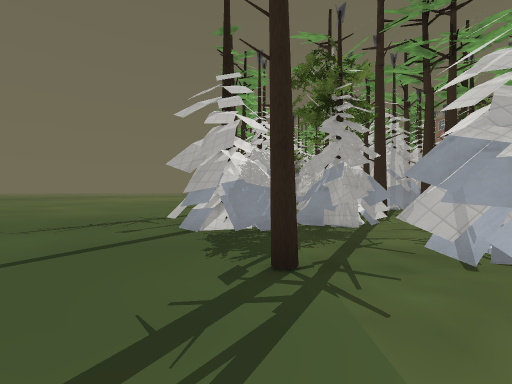
[1] (above)

16 first-person views from a walk through a Godot game level. The camera is 1.3 m above the floor, looks level and sees 90° across. Doors that lead somewhere are drawn open, without their leaves. The floor is counted in squares, 2 m on a side. Each view is taken from the middle of a square. On the plan, view 1 faces up. The plan holds only what a view shows up to about 9 squares ahead; the rest is blank. The place goes on beyond the plan. Some surface patterns are stand-ins.

[2]
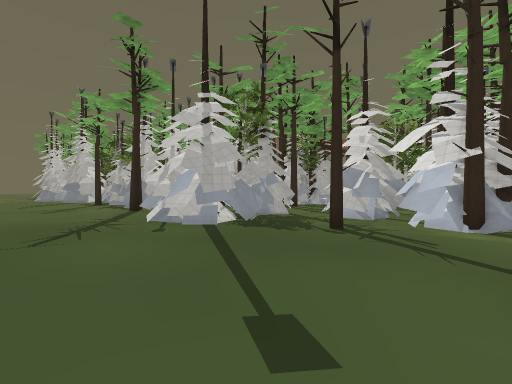

[3]
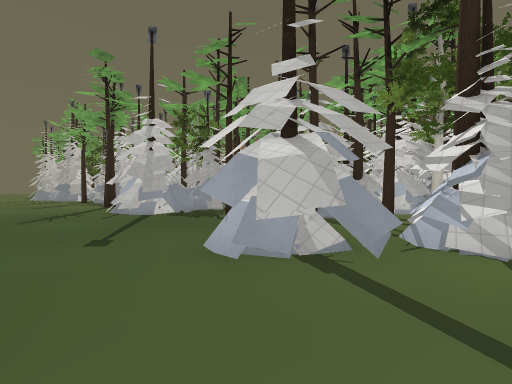

[4]
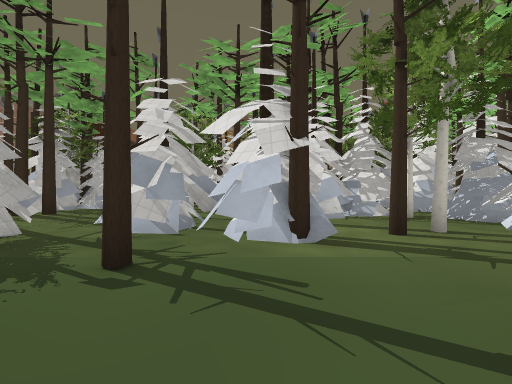

[5]
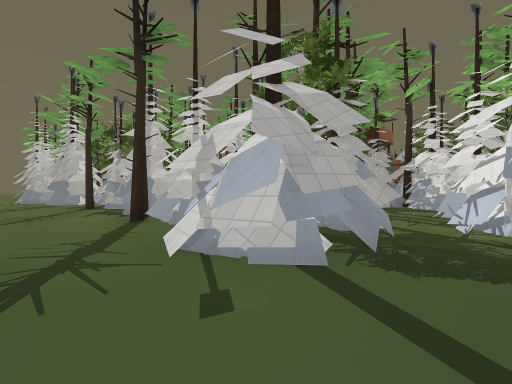

[6]
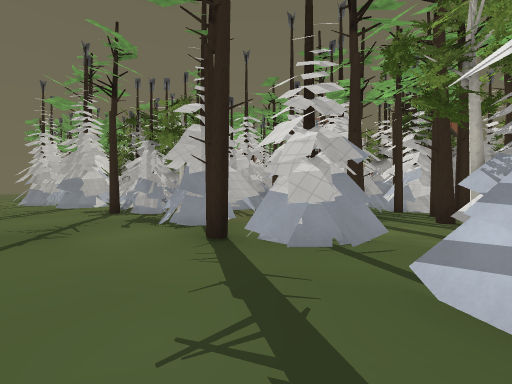

[7]
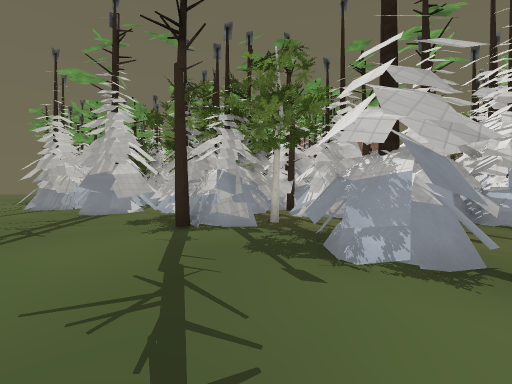

[8]
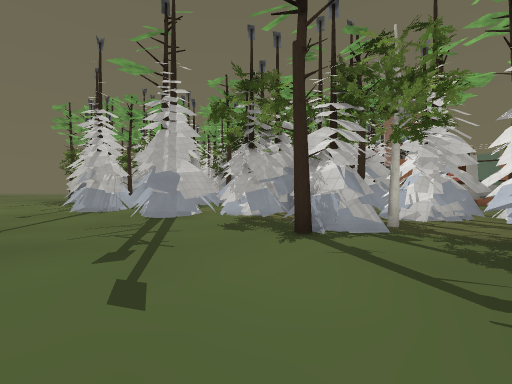

[9]
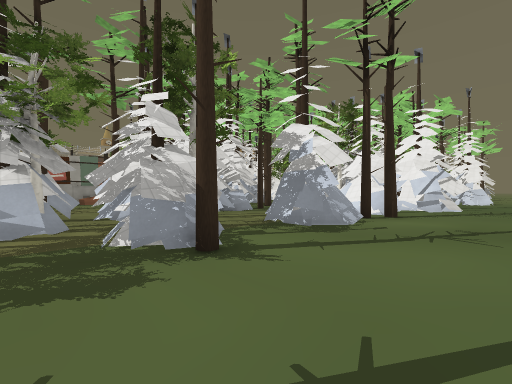

[10]
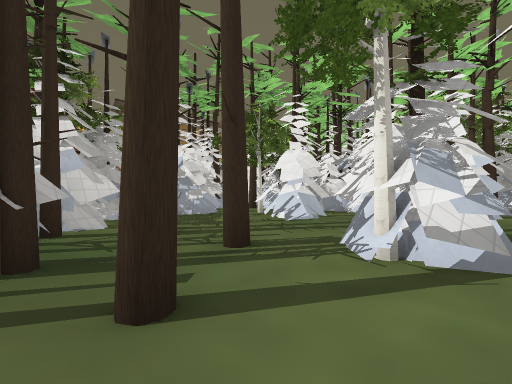

[11]
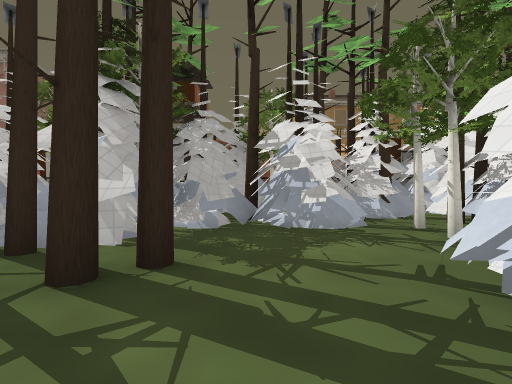

[12]
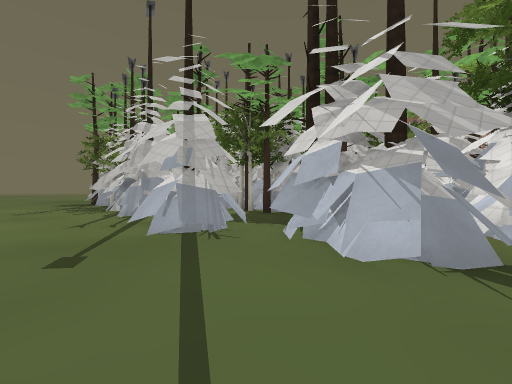

[13]
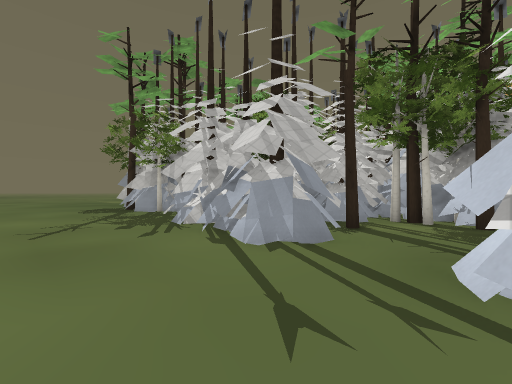

[14]
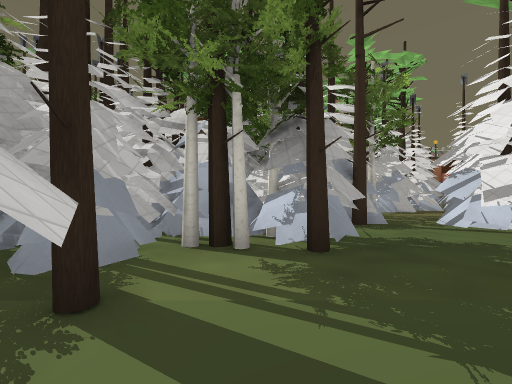

[15]
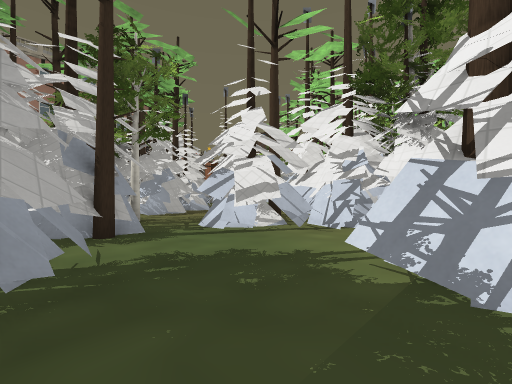

[16]
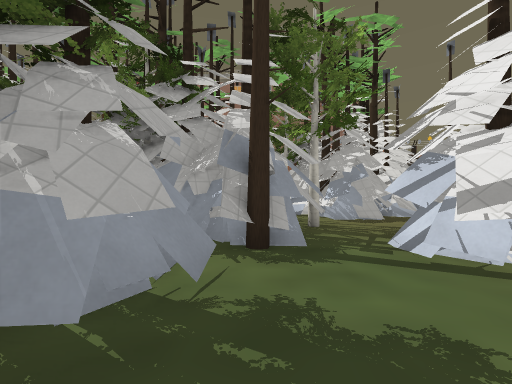

### Floor plan
Key: @ floor where view 1 was taken; # wall or solid block; x gap in a wall; . floor; ^ raised ledge; T pine tree; H thing the floor can be seen under or through.
Columns run from 4 left of view 1 to 12 right of it. Each row starts with its distance up from view 1.
 34 ..
 33 ...T
 32 ...##
 31 ....#
 30 ....#
 29 ... #
 28 ...#
 27 ...#
 26 ...#####
 25 ...#T.##
 24 ......T#
 23 ..##..T###
 22 ..##....T#
 21 ...#T#...#
 20 ...###.###   #
 19 ...######    #T
 18 ...####      #
 17 ....^##      #
 16 ......##
 15 ....##.#
 14 ...T##.#
 13 .......#
 12 ....##.##
 11 ....##.###
 10 ....T#..##
  9 ...T#...T###
  8 ....#xT...T##
  7 ....x..T.T.##
  6 ...##HH.....#  ##
  5 ..###HH.....#
  4 ...##.HHH##.#
  3 ......HH ####
  2 ....T.#
  1 ......##        #
  0 ....@T##        #
 -1 ..##..T#
 -2 ..###.##
 -3 ....T##

Positions as (right, up) in squares from view 1, and headings:
1: (0, 0), facing up
2: (-4, 0), facing up-right
3: (-4, -3), facing up-right
4: (-2, 1), facing right
5: (-3, 3), facing up-right
6: (-3, 6), facing up-right
7: (-3, 10), facing up-right
8: (-4, 12), facing up-right
9: (-3, 16), facing down-right
10: (1, 9), facing down-right
11: (3, 6), facing right
12: (-4, 18), facing up-right
13: (-4, 23), facing up-right
14: (-1, 24), facing right
15: (0, 23), facing down-right
16: (1, 22), facing right
